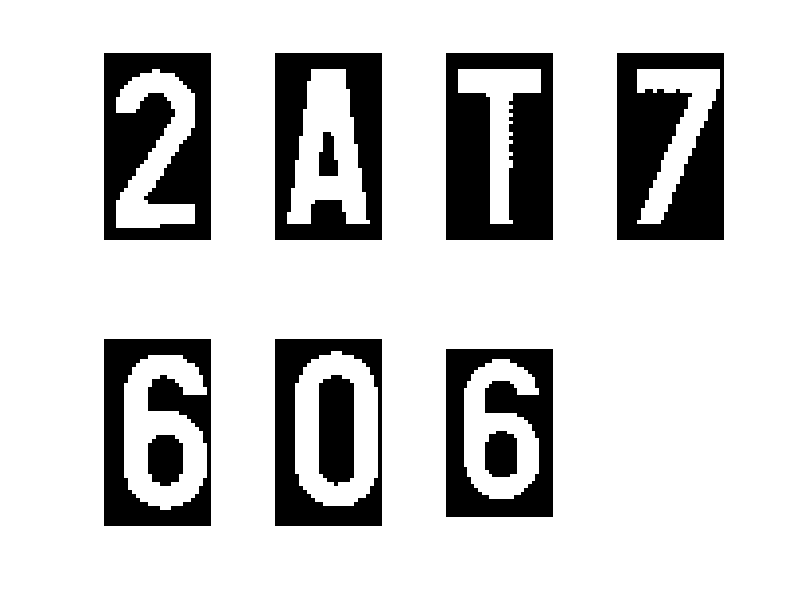

MATLAB code for this plot: (Note: this script raises an error after producing the figure.)
clear all; close all; clc
% load('CISLA1.mat')%ulozene znaky zkouseci mnozina
load('CISLA2.mat')
%% normalni zobrazeni - cislo bile, pozadi cerne
pc1=double(pc1);%pc1 je ulozena cislice
pc2=double(pc2);
pc3=double(pc3);
pc4=double(pc4);
pc5=double(pc5);
pc6=double(pc6);
pc7=double(pc7);
figure
subplot(241),imshow(pc1,[])
subplot(242),imshow(pc2,[])
subplot(243),imshow(pc3,[])
subplot(244),imshow(pc4,[])
subplot(245),imshow(pc5,[])
subplot(246),imshow(pc6,[])
subplot(247),imshow(pc7,[])
%% vysledky
[R1,S1]=prunikZnaku(pc1);
[R2,S2]=prunikZnaku(pc2);
[R3,S3]=prunikZnaku(pc3);
[R4,S4]=prunikZnaku(pc4);
[R5,S5]=prunikZnaku(pc5);
[R6,S6]=prunikZnaku(pc6);
[R7,S7]=prunikZnaku(pc7);
R=[R1;R2;R3;R4;R5;R6;R7]
S=[S1;S2;S3;S4;S5;S6;S7]
[R,S]
